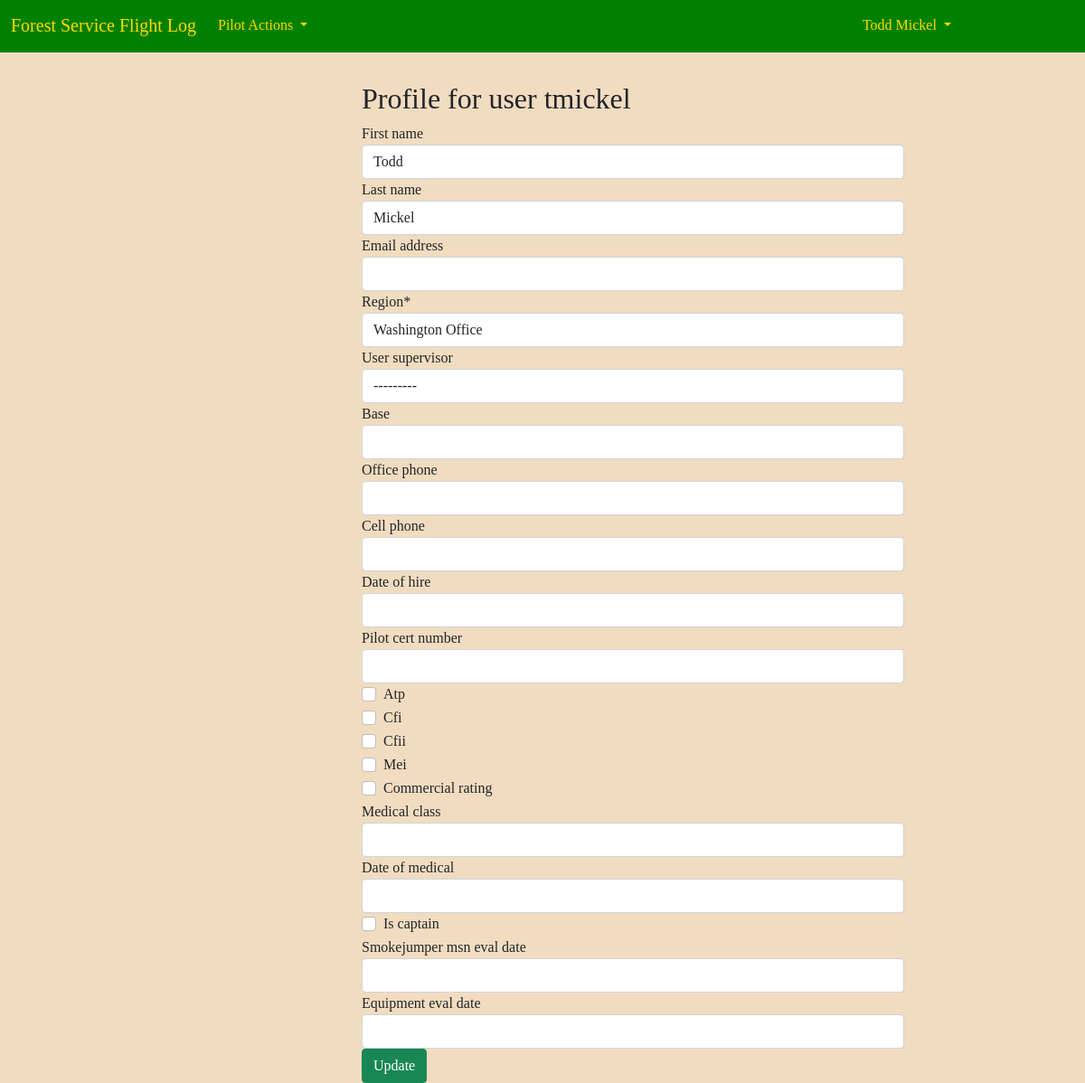
The app's page /accounts/1/update/ (signed in), older data.
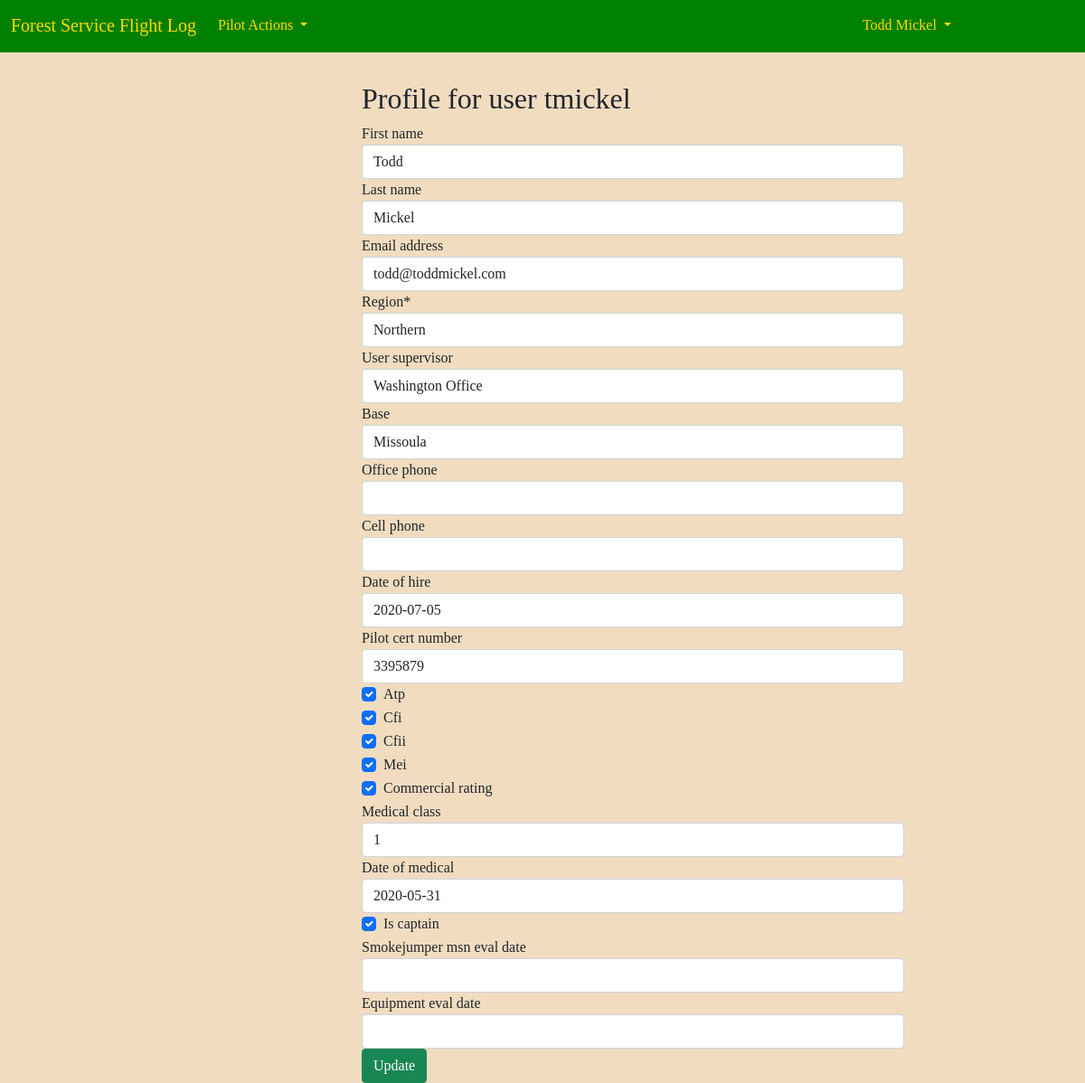
The same page, newer data.
### accounts/models.py (models this page shows, shortened)
class CustomUser(AbstractUser):
    REGION_CHOICES = [
        ('1', 'Northern'),
        ('2', 'Rocky Mountain'),
        ('3', 'Southwestern'),
        ('4', 'Intermountain'),
        ('5', 'Pacific Southwest'),
        ('6', 'Pacific Northwest'),
        ('8', 'Southern'),
        ('9', 'Eastern'),
        ('10', 'Alaska'),
        ('WO', 'Washington Office'),
    ]
    '''username = None
    email = models.EmailField(_('email address'), unique=True)'''
    region = models.CharField(
        max_length=4,
        choices=REGION_CHOICES,
        default='WO',
        null=False,
        blank=False
        )
    base = models.CharField(max_length=20, blank=True)
    office_phone = models.CharField(max_length=12, blank=True)
    cell_phone = models.CharField(max_length=12, blank=True)
    date_of_hire = models.DateField(null=True, blank=True)
    pilot_cert_number = models.CharField(max_length=20, blank=True)
    atp = models.BooleanField(default=False)
    cfi = models.BooleanField(default=False)
    cfii = models.BooleanField(default=False)
    mei = models.BooleanField(default=False)
    commercial_rating = models.BooleanField(default=False)
    medical_class = models.IntegerField(null=True, blank=True)
    date_of_medical = models.DateField(null=True, blank=True)
    user_supervisor = models.ForeignKey(
        'self',
        on_delete=models.PROTECT,
        limit_choices_to={'is_supervisor': True},
        blank=True,
        null=True
        )
    is_supervisor = models.BooleanField(default=False)
    is_captain = models.BooleanField(default=False)
    smokejumper_msn_eval_date = models.DateField(null=True, blank=True)
    equipment_eval_date = models.DateField(null=True, blank=True)
    order = ('username',)
    USERNAME_FIELD = 'username'
    REQUIRED_FIELDS = []
    def __str__(self):
        return f'{self.first_name} {self.last_name}'

### accounts/views.py (the view, shortened to what this page needs)
# urls.py: path("<int:pk>/update/", ProfileView.as_view(), name="profile")
class ProfileView(LoginRequiredMixin, generic.edit.UpdateView):
    model = CustomUser
    form_class = ProfileForm
    success_url = reverse_lazy('home')
    template_name = 'profile.html'

### accounts/forms.py
class ProfileForm(forms.ModelForm):
    class Meta:
        model = CustomUser
        fields = [
            'first_name', 'last_name', 'email',
            'region', 'user_supervisor', 'base',
            'office_phone', 'cell_phone', 'date_of_hire',
            'pilot_cert_number', 'atp', 'cfi', 'cfii', 'mei',
            'commercial_rating', 'medical_class', 'date_of_medical',
            'is_captain', 'smokejumper_msn_eval_date', 'equipment_eval_date',
            ]

### templates/profile.html (shortened to what this page needs)
{% extends 'base.html' %}
{% load crispy_forms_tags %}
{% block content %}
    <div class="col-md-8 offset-md-4" style="max-width: 50%;">
        <h2>Profile for user {{ user.get_username }}</h2>
        <form method="POST">
            {{ form|crispy }}
            <button class="btn btn-success ml-2" type="submit">Update</button>
        </form>
    </div>
{% endblock content %}

### templates/base.html (shortened to what this page needs)
{% load static %}
<!DOCTYPE html>
<html>
    <head>
        <link href="https://cdn.jsdelivr.net/npm/bootstrap@5.1.0/dist/css/bootstrap.min.css" rel="stylesheet"
>
        <link
            href="{% static 'css/base.css' %}"
            rel="stylesheet">
        <link
            href="{% static 'css/flight_new.css' %}"
            rel="stylesheet">
        <link
            href="{% static 'css/login.css' %}"
            rel="stylesheet">
        <link
            href="{% static 'css/password_reset_form.css' %}"
            rel="stylesheet">
    </head>
    <body>
        <nav class="navbar navbar-expand-lg navbar-nb2">
            <div class="container-fluid">
                <a class="navbar-brand" href="{% url 'home' %}">Forest Service Flight Log</a>
                <div class="collapse navbar-collapse" id="navbarSupportedContent">
                {% if user.is_authenticated %}
                    <ul class="navbar-nav me-auto mb-2 mb-lg-0">
                        <li class="nav-item dropdown">
                            <a class="nav-link active dropdown-toggle pa_1" href="#" id="navbarDropdown" role="button" data-bs-toggle="dropdown" aria-expanded="false">
                                Pilot Actions
                            </a>
                        </li>
                    </ul>
                    <ul class="navbar-nav flex-row-reverse">
                        <li class="nav-item dropdown">
                            <a class="nav-link active dropdown-toggle pw_1" href="#" id="profileDropdown" role="button" data-bs-toggle="dropdown" aria-expanded="false">
                                {{ user.get_full_name }}
                            </a>
                        </li>
                    </ul>
                    {% endif %}
                </div>
            </div>
        </nav>
        {% block content %}
        {% endblock content %}
    </body>
</html>

### static/css/base.css (style rules this page uses)
body { font-family: 'Playfair Display', serif; background: white url("/static/img/sf_logo4.jpg") no-repeat; background-size: cover; }
.navbar { background-color: green; border-bottom: 2px solid green; margin-bottom: 2rem; display: flex; }
.navbar-brand { color:gold; }
.pa_1 { color:gold; }
.pw_1 { color: gold; margin-right: 8rem; }

### templates/base.html (style rules this page uses)
body { background-image: url(images/base.jpg); }

Row changes from the older to the newer data that the page shows:
changed CustomUser "tmickel": email (not shown) → "todd@toddmickel.com"; region "Washington Office" → "Northern"; user_supervisor "---------" → "Washington Office"; base (not shown) → "Missoula"; date_of_hire (not shown) → "2020-07-05"; pilot_cert_number (not shown) → "3395879"; atp "☐" → "☑"; cfi "☐" → "☑"; cfii "☐" → "☑"; mei "☐" → "☑"; commercial_rating "☐" → "☑"; medical_class (not shown) → "1"; date_of_medical (not shown) → "2020-05-31"; is_captain "☐" → "☑"
